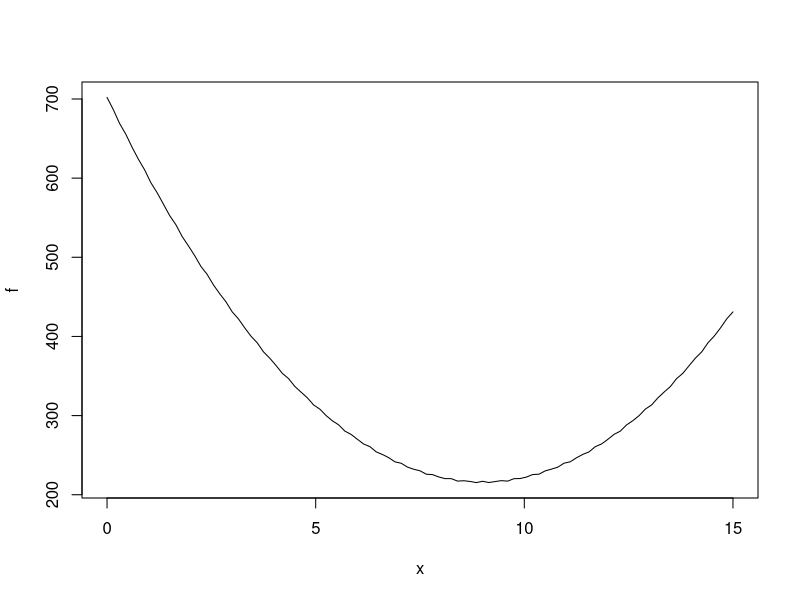

Reproduce this figure in R.
f <- function(x) {(x-3)^2 + 2*(x-3)^2 + 3*(x-15)^2 + sin(100*x)}

plot(f, 0, 15)
interval1 <- c(0,15)
interval2 <- c(9,12)
interval3 <- c(10,11)

optimize(f, interval1)
optimize(f, interval2)
optimize(f, interval3)
